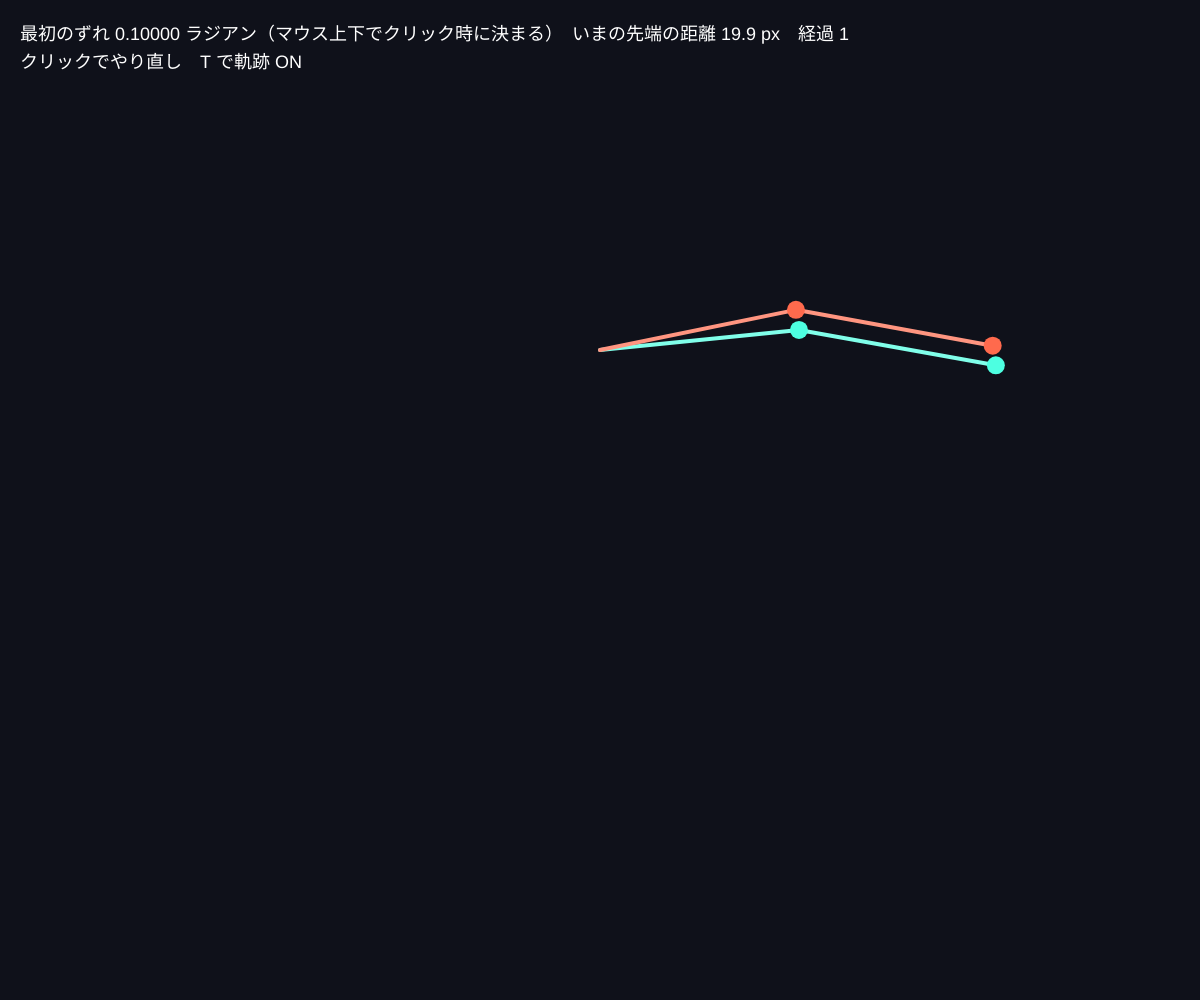
Frame 1 (no input)
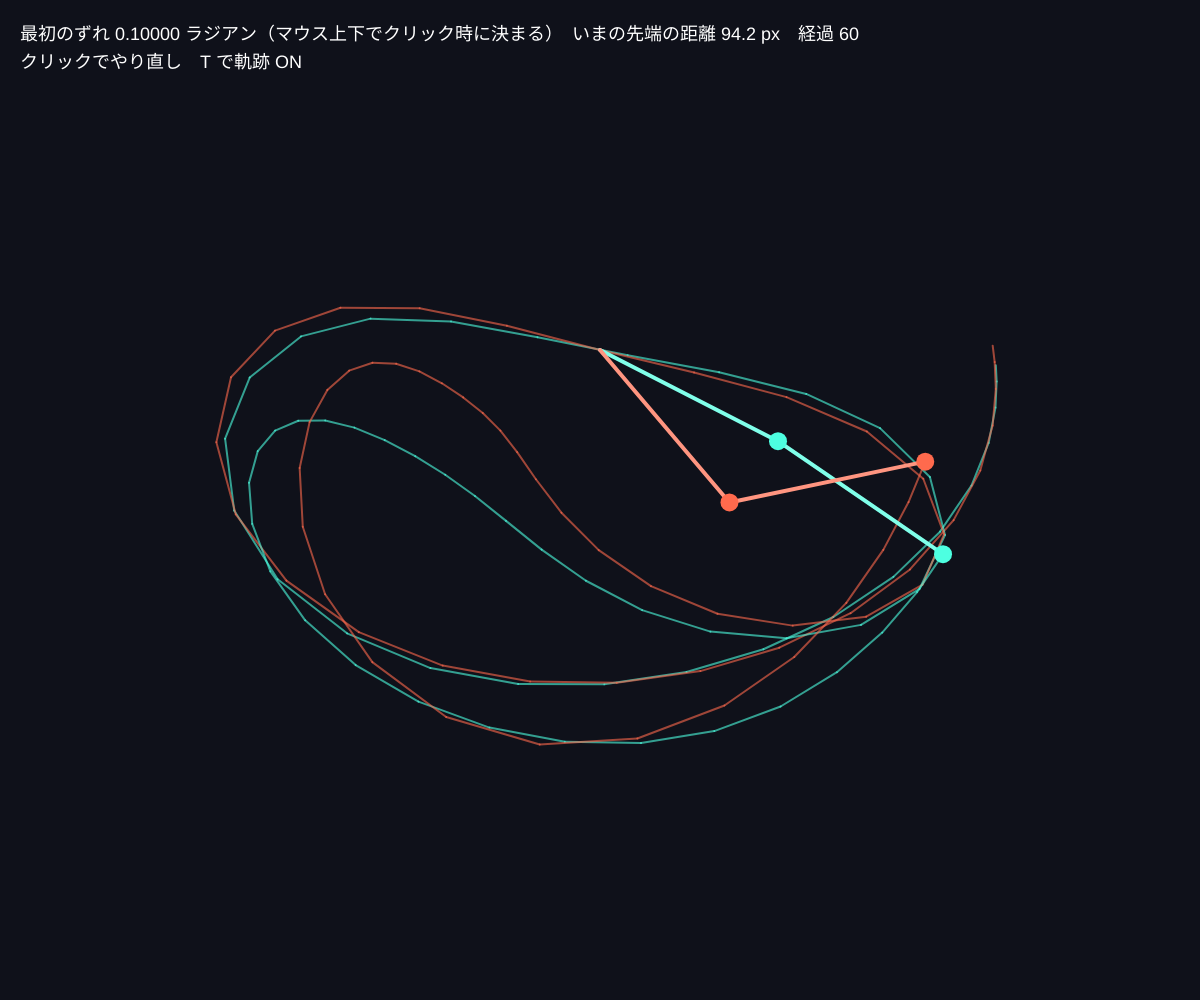
Frame 60 (no input)
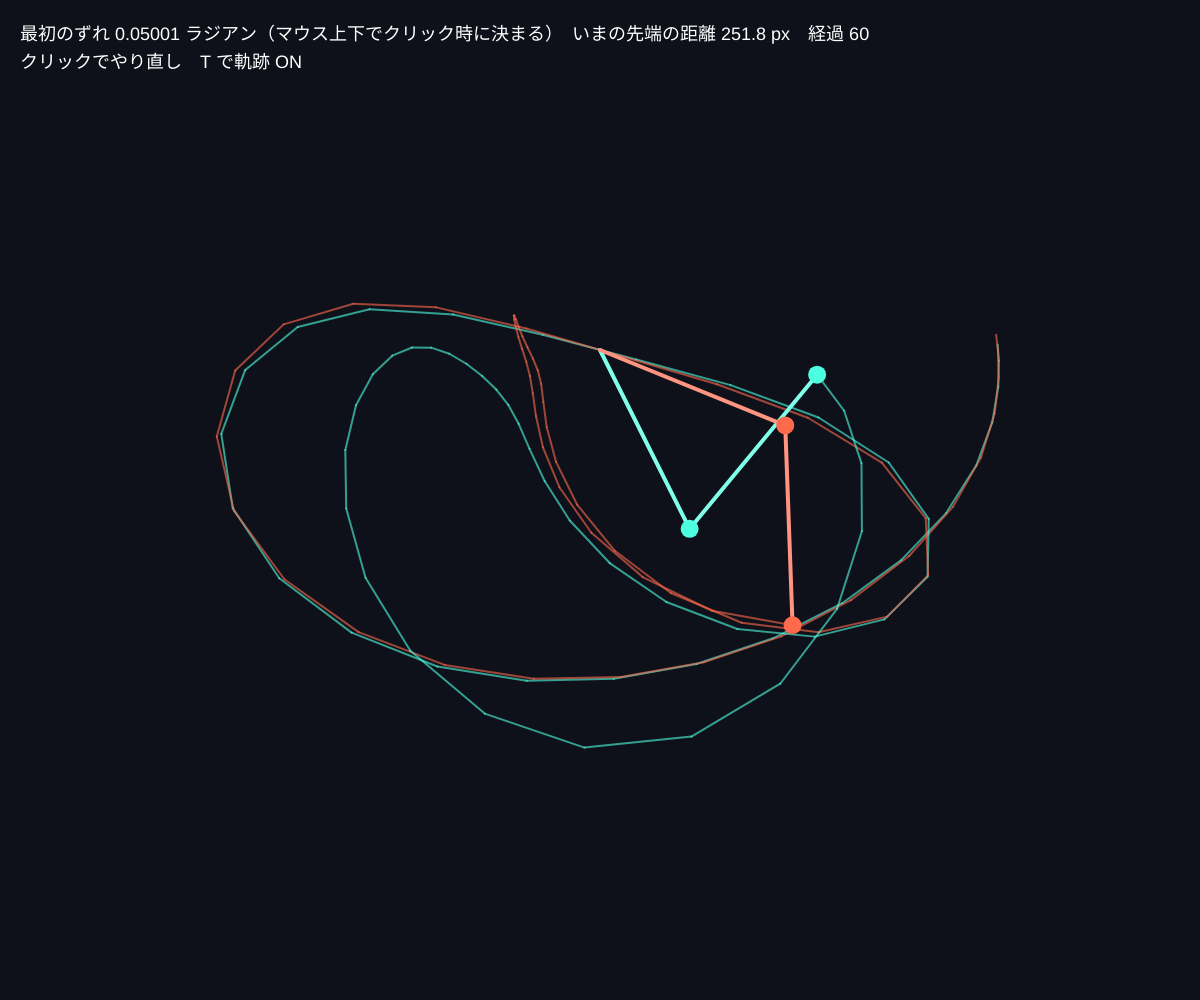
Frame 120 (the mouse pressed at the canvas centre since frame 60)

The p5.js sketch that drew these frames (run headless with seeded random() and noise() and a simulated clock; from frame 60 on, the mouse is pressed at the canvas centre):

// p5.js sketch
// ── sketch.js
// ============================================
// 02 二重振り子（バタフライ効果）
// 2本つないだ振り子は、物理法則どおりに動くのに予測できない
// 2つの振り子を「ほんのわずか」ちがう角度から同時に離すと…
// クリックでやり直し / マウス上下 = 最初のずれの大きさ / T で軌跡の ON/OFF
// ============================================

let pendulums = [];
let trailLayer;
let diff = 0.001; // 2つの振り子の最初の角度のちがい（ラジアン）
let showTrail = true;
let elapsed = 0;

function setup() {
  createCanvas(windowWidth, windowHeight);
  colorMode(HSB, 360, 100, 100, 100);
  trailLayer = createGraphics(width, height);
  trailLayer.colorMode(HSB, 360, 100, 100, 100);
  reset();
}

function reset() {
  diff = map(mouseY, 0, height, 0.1, 0.00001, true);
  pendulums = [];
  let a1 = PI / 2 + random(-0.3, 0.3), a2 = PI / 2 + random(-0.3, 0.3);
  pendulums.push(makePendulum(a1, a2, 170));
  pendulums.push(makePendulum(a1 + diff, a2, 10)); // ★ ほんの少しだけ違う
  trailLayer.background(230, 40, 10);
  elapsed = 0;
}

function makePendulum(a1, a2, hue) {
  return { a1, a2, v1: 0, v2: 0, hue, px: null, py: null };
}

function draw() {
  let ox = width / 2, oy = height * 0.35;
  let L = min(width, height) * 0.2; // 棒の長さ
  let g = 1;

  // 物理計算（1フレームに何回も細かく進めると正確になる）
  for (let p of pendulums) {
    for (let k = 0; k < 6; k++) simulate(p, g, 1 / 6);
    // 位置を計算
    let x1 = ox + L * sin(p.a1), y1 = oy + L * cos(p.a1);
    let x2 = x1 + L * sin(p.a2), y2 = y1 + L * cos(p.a2);
    if (showTrail && p.px !== null) {
      trailLayer.stroke(p.hue, 70, 100, 60);
      trailLayer.strokeWeight(2);
      trailLayer.line(p.px, p.py, x2, y2);
    }
    p.px = x2;
    p.py = y2;
  }
  elapsed++;

  image(trailLayer, 0, 0);

  // 振り子本体
  for (let p of pendulums) {
    let x1 = ox + L * sin(p.a1), y1 = oy + L * cos(p.a1);
    let x2 = x1 + L * sin(p.a2), y2 = y1 + L * cos(p.a2);
    stroke(p.hue, 50, 100);
    strokeWeight(4);
    line(ox, oy, x1, y1);
    line(x1, y1, x2, y2);
    noStroke();
    fill(p.hue, 70, 100);
    circle(x1, y1, 18);
    circle(x2, y2, 18);
  }

  // 2つの先端の距離
  let d = dist(pendulums[0].px, pendulums[0].py, pendulums[1].px, pendulums[1].py);
  noStroke();
  fill(0, 0, 100);
  textSize(18);
  text('最初のずれ ' + diff.toFixed(5) + ' ラジアン（マウス上下でクリック時に決まる）　いまの先端の距離 ' + nf(d, 1, 1) + ' px　経過 ' + elapsed, 20, 40);
  text('クリックでやり直し　T で軌跡 ' + (showTrail ? 'ON' : 'off'), 20, 68);
}

// 二重振り子の運動方程式（教科書どおり。読まなくてOK）
function simulate(p, g, dt) {
  let m1 = 1, m2 = 1, L1 = 1, L2 = 1;
  let { a1, a2, v1, v2 } = p;
  let num1 = -g * (2 * m1 + m2) * sin(a1) - m2 * g * sin(a1 - 2 * a2) - 2 * sin(a1 - a2) * m2 * (v2 * v2 * L2 + v1 * v1 * L1 * cos(a1 - a2));
  let den1 = L1 * (2 * m1 + m2 - m2 * cos(2 * a1 - 2 * a2));
  let num2 = 2 * sin(a1 - a2) * (v1 * v1 * L1 * (m1 + m2) + g * (m1 + m2) * cos(a1) + v2 * v2 * L2 * m2 * cos(a1 - a2));
  let den2 = L2 * (2 * m1 + m2 - m2 * cos(2 * a1 - 2 * a2));
  let acc1 = num1 / den1, acc2 = num2 / den2;
  p.v1 += acc1 * dt * 0.05;
  p.v2 += acc2 * dt * 0.05;
  p.a1 += p.v1 * dt;
  p.a2 += p.v2 * dt;
}

function mousePressed() {
  reset();
}
function keyPressed() {
  if (key === 't' || key === 'T') showTrail = !showTrail;
}

// ---------- やってみよう ----------
// 1. 最初はぴったり重なって動く2つが、何秒後に別れるか数えよう
// 2. マウスを一番下にしてクリック（ずれ 0.00001）。それでも別れる？ 何秒で？
// 3. 振り子を5本に増やして、虹色にしてみよう（→ 13 で）
